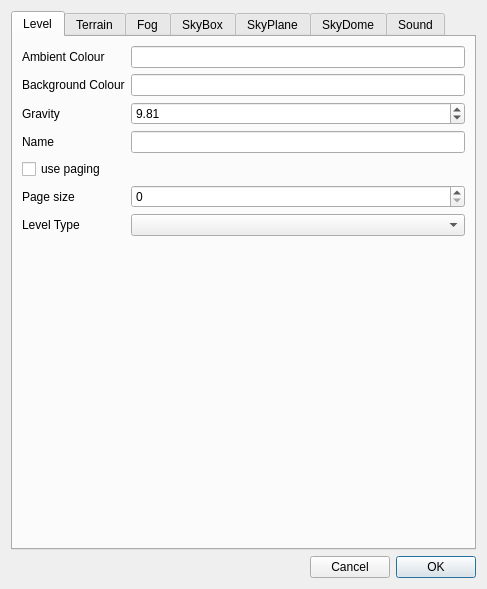
<?xml version="1.0" encoding="UTF-8"?>
<ui version="4.0">
 <class>LevelSettings</class>
 <widget class="QDialog" name="LevelSettings">
  <property name="geometry">
   <rect>
    <x>0</x>
    <y>0</y>
    <width>486</width>
    <height>530</height>
   </rect>
  </property>
  <property name="windowTitle">
   <string>Dialog</string>
  </property>
  <layout class="QVBoxLayout" name="verticalLayout_3">
   <item>
    <widget class="QTabWidget" name="tabWidget">
     <property name="enabled">
      <bool>true</bool>
     </property>
     <property name="currentIndex">
      <number>0</number>
     </property>
     <widget class="QWidget" name="tab">
      <attribute name="title">
       <string>Level</string>
      </attribute>
      <layout class="QFormLayout" name="formLayout">
       <property name="fieldGrowthPolicy">
        <enum>QFormLayout::AllNonFixedFieldsGrow</enum>
       </property>
       <item row="0" column="0">
        <widget class="QLabel" name="label">
         <property name="text">
          <string>Ambient Colour</string>
         </property>
        </widget>
       </item>
       <item row="0" column="1">
        <widget class="QLineEdit" name="lineEdit"/>
       </item>
       <item row="1" column="0">
        <widget class="QLabel" name="label_2">
         <property name="text">
          <string>Background Colour</string>
         </property>
        </widget>
       </item>
       <item row="1" column="1">
        <widget class="QLineEdit" name="lineEdit_2"/>
       </item>
       <item row="2" column="0">
        <widget class="QLabel" name="label_3">
         <property name="text">
          <string>Gravity</string>
         </property>
        </widget>
       </item>
       <item row="3" column="0">
        <widget class="QLabel" name="label_4">
         <property name="text">
          <string>Name</string>
         </property>
        </widget>
       </item>
       <item row="3" column="1">
        <widget class="QLineEdit" name="lineEdit_4"/>
       </item>
       <item row="4" column="0">
        <widget class="QCheckBox" name="checkBox">
         <property name="text">
          <string>use paging</string>
         </property>
        </widget>
       </item>
       <item row="5" column="0">
        <widget class="QLabel" name="label_5">
         <property name="text">
          <string>Page size</string>
         </property>
        </widget>
       </item>
       <item row="6" column="0">
        <widget class="QLabel" name="label_6">
         <property name="text">
          <string>Level Type</string>
         </property>
        </widget>
       </item>
       <item row="6" column="1">
        <widget class="QComboBox" name="comboBox"/>
       </item>
       <item row="2" column="1">
        <widget class="QDoubleSpinBox" name="doubleSpinBox">
         <property name="value">
          <double>9.810000000000000</double>
         </property>
        </widget>
       </item>
       <item row="5" column="1">
        <widget class="QSpinBox" name="spinBox"/>
       </item>
      </layout>
     </widget>
     <widget class="QWidget" name="Seite">
      <attribute name="title">
       <string>Terrain</string>
      </attribute>
      <layout class="QVBoxLayout" name="verticalLayout">
       <item>
        <widget class="QCheckBox" name="checkBox_2">
         <property name="text">
          <string>Use Terrain</string>
         </property>
         <property name="checked">
          <bool>true</bool>
         </property>
        </widget>
       </item>
       <item>
        <layout class="QHBoxLayout" name="horizontalLayout_2">
         <item>
          <widget class="QLabel" name="label_7">
           <property name="text">
            <string>TextLabel</string>
           </property>
          </widget>
         </item>
         <item>
          <widget class="QComboBox" name="comboBox_2">
           <item>
            <property name="text">
             <string>64x64</string>
            </property>
           </item>
           <item>
            <property name="text">
             <string>128x128</string>
            </property>
           </item>
           <item>
            <property name="text">
             <string>256x256</string>
            </property>
           </item>
           <item>
            <property name="text">
             <string>512x512</string>
            </property>
           </item>
           <item>
            <property name="text">
             <string>1024x1024</string>
            </property>
           </item>
          </widget>
         </item>
         <item>
          <spacer name="horizontalSpacer">
           <property name="orientation">
            <enum>Qt::Horizontal</enum>
           </property>
           <property name="sizeHint" stdset="0">
            <size>
             <width>40</width>
             <height>20</height>
            </size>
           </property>
          </spacer>
         </item>
        </layout>
       </item>
       <item>
        <widget class="QGroupBox" name="groupBox">
         <property name="title">
          <string>Advanced Resolutions</string>
         </property>
         <layout class="QGridLayout" name="gridLayout_2">
          <item row="0" column="0">
           <widget class="QLabel" name="label_9">
            <property name="text">
             <string>Heightmap:</string>
            </property>
           </widget>
          </item>
          <item row="1" column="0">
           <widget class="QLabel" name="label_12">
            <property name="text">
             <string>Covmap:</string>
            </property>
           </widget>
          </item>
          <item row="2" column="0">
           <widget class="QLabel" name="label_13">
            <property name="text">
             <string>Lightmap:</string>
            </property>
           </widget>
          </item>
          <item row="0" column="1">
           <widget class="QLabel" name="label_10">
            <property name="text">
             <string>X:</string>
            </property>
           </widget>
          </item>
          <item row="1" column="1">
           <widget class="QLabel" name="label_14">
            <property name="text">
             <string>X:</string>
            </property>
           </widget>
          </item>
          <item row="2" column="1">
           <widget class="QLabel" name="label_15">
            <property name="text">
             <string>X:</string>
            </property>
           </widget>
          </item>
          <item row="0" column="2">
           <widget class="QLineEdit" name="lineEdit_3"/>
          </item>
          <item row="1" column="2">
           <widget class="QLineEdit" name="lineEdit_6"/>
          </item>
          <item row="2" column="2">
           <widget class="QLineEdit" name="lineEdit_7"/>
          </item>
          <item row="0" column="3">
           <widget class="QLabel" name="label_11">
            <property name="text">
             <string>Z:</string>
            </property>
           </widget>
          </item>
          <item row="1" column="3">
           <widget class="QLabel" name="label_17">
            <property name="text">
             <string>Z:</string>
            </property>
           </widget>
          </item>
          <item row="2" column="3">
           <widget class="QLabel" name="label_16">
            <property name="text">
             <string>Z:</string>
            </property>
           </widget>
          </item>
          <item row="0" column="4">
           <widget class="QLineEdit" name="lineEdit_5"/>
          </item>
          <item row="1" column="4">
           <widget class="QLineEdit" name="lineEdit_8"/>
          </item>
          <item row="2" column="4">
           <widget class="QLineEdit" name="lineEdit_9"/>
          </item>
         </layout>
        </widget>
       </item>
       <item>
        <widget class="QLabel" name="label_8">
         <property name="text">
          <string>&lt;!DOCTYPE HTML PUBLIC &quot;-//W3C//DTD HTML 4.0//EN&quot; &quot;http://www.w3.org/TR/REC-html40/strict.dtd&quot;&gt;
&lt;html&gt;&lt;head&gt;&lt;meta name=&quot;qrichtext&quot; content=&quot;1&quot; /&gt;&lt;style type=&quot;text/css&quot;&gt;
p, li { white-space: pre-wrap; }
&lt;/style&gt;&lt;/head&gt;&lt;body style=&quot; font-family:'MS Shell Dlg 2'; font-size:8.25pt; font-weight:400; font-style:normal;&quot;&gt;
&lt;p style=&quot; margin-top:0px; margin-bottom:0px; margin-left:0px; margin-right:0px; -qt-block-indent:0; text-indent:0px;&quot;&gt;&lt;span style=&quot; font-size:8pt;&quot;&gt;Warning:&lt;/span&gt;&lt;/p&gt;
&lt;p style=&quot; margin-top:0px; margin-bottom:0px; margin-left:0px; margin-right:0px; -qt-block-indent:0; text-indent:0px;&quot;&gt;&lt;span style=&quot; font-size:8pt;&quot;&gt;Any changes here will reset the existing terrain!&lt;/span&gt;&lt;/p&gt;&lt;/body&gt;&lt;/html&gt;</string>
         </property>
         <property name="wordWrap">
          <bool>true</bool>
         </property>
        </widget>
       </item>
      </layout>
     </widget>
     <widget class="QWidget" name="tab_2">
      <attribute name="title">
       <string>Fog</string>
      </attribute>
      <layout class="QFormLayout" name="formLayout_2">
       <item row="0" column="0">
        <widget class="QLabel" name="label_18">
         <property name="text">
          <string>Fog Type</string>
         </property>
        </widget>
       </item>
       <item row="0" column="1">
        <layout class="QHBoxLayout" name="horizontalLayout_3">
         <item>
          <widget class="QComboBox" name="comboBox_3">
           <item>
            <property name="text">
             <string>None</string>
            </property>
           </item>
           <item>
            <property name="text">
             <string>Linear</string>
            </property>
           </item>
           <item>
            <property name="text">
             <string>Ext1</string>
            </property>
           </item>
           <item>
            <property name="text">
             <string>Ext2</string>
            </property>
           </item>
          </widget>
         </item>
         <item>
          <spacer name="horizontalSpacer_2">
           <property name="orientation">
            <enum>Qt::Horizontal</enum>
           </property>
           <property name="sizeHint" stdset="0">
            <size>
             <width>40</width>
             <height>20</height>
            </size>
           </property>
          </spacer>
         </item>
        </layout>
       </item>
       <item row="1" column="0">
        <widget class="QLabel" name="label_19">
         <property name="text">
          <string>Color</string>
         </property>
        </widget>
       </item>
       <item row="2" column="0">
        <widget class="QLabel" name="label_20">
         <property name="text">
          <string>Density</string>
         </property>
        </widget>
       </item>
       <item row="3" column="0">
        <widget class="QLabel" name="label_21">
         <property name="text">
          <string>Linear Start</string>
         </property>
        </widget>
       </item>
       <item row="4" column="0">
        <widget class="QLabel" name="label_22">
         <property name="text">
          <string>Linear End</string>
         </property>
        </widget>
       </item>
       <item row="1" column="1">
        <widget class="QLineEdit" name="lineEdit_10"/>
       </item>
       <item row="2" column="1">
        <widget class="QSpinBox" name="spinBox_2"/>
       </item>
       <item row="3" column="1">
        <widget class="QSpinBox" name="spinBox_3"/>
       </item>
       <item row="4" column="1">
        <widget class="QSpinBox" name="spinBox_4"/>
       </item>
      </layout>
     </widget>
     <widget class="QWidget" name="Seite_2">
      <attribute name="title">
       <string>SkyBox</string>
      </attribute>
      <layout class="QGridLayout" name="gridLayout_3">
       <item row="0" column="0">
        <widget class="QCheckBox" name="checkBox_3">
         <property name="text">
          <string>Use Skybox</string>
         </property>
        </widget>
       </item>
       <item row="2" column="0">
        <widget class="QGroupBox" name="groupBox_6">
         <property name="enabled">
          <bool>false</bool>
         </property>
         <property name="title">
          <string>Skybox Settings</string>
         </property>
         <layout class="QGridLayout" name="gridLayout_5">
          <item row="0" column="0">
           <widget class="QLabel" name="label_23">
            <property name="text">
             <string>Material:</string>
            </property>
           </widget>
          </item>
          <item row="0" column="1">
           <widget class="QLineEdit" name="lineEdit_11"/>
          </item>
          <item row="0" column="2">
           <widget class="QToolButton" name="toolButton">
            <property name="text">
             <string>...</string>
            </property>
           </widget>
          </item>
          <item row="1" column="0">
           <widget class="QLabel" name="label_24">
            <property name="text">
             <string>Distance:</string>
            </property>
           </widget>
          </item>
          <item row="1" column="1">
           <widget class="QSpinBox" name="spinBox_5"/>
          </item>
         </layout>
        </widget>
       </item>
       <item row="4" column="0">
        <spacer name="verticalSpacer">
         <property name="orientation">
          <enum>Qt::Vertical</enum>
         </property>
         <property name="sizeHint" stdset="0">
          <size>
           <width>20</width>
           <height>40</height>
          </size>
         </property>
        </spacer>
       </item>
      </layout>
     </widget>
     <widget class="QWidget" name="Seite_3">
      <attribute name="title">
       <string>SkyPlane</string>
      </attribute>
      <layout class="QGridLayout" name="gridLayout">
       <item row="0" column="0">
        <widget class="QCheckBox" name="checkBox_4">
         <property name="text">
          <string>Use Skyplane</string>
         </property>
        </widget>
       </item>
       <item row="9" column="0">
        <spacer name="verticalSpacer_2">
         <property name="orientation">
          <enum>Qt::Vertical</enum>
         </property>
         <property name="sizeHint" stdset="0">
          <size>
           <width>20</width>
           <height>40</height>
          </size>
         </property>
        </spacer>
       </item>
       <item row="8" column="0" colspan="2">
        <widget class="QGroupBox" name="groupBox_7">
         <property name="enabled">
          <bool>false</bool>
         </property>
         <property name="title">
          <string>Skyplane Settings</string>
         </property>
         <layout class="QGridLayout" name="gridLayout_6">
          <item row="0" column="0">
           <widget class="QLabel" name="label_25">
            <property name="text">
             <string>Material:</string>
            </property>
           </widget>
          </item>
          <item row="0" column="1">
           <widget class="QLineEdit" name="lineEdit_12"/>
          </item>
          <item row="0" column="2">
           <widget class="QToolButton" name="toolButton_2">
            <property name="text">
             <string>...</string>
            </property>
           </widget>
          </item>
          <item row="1" column="0">
           <widget class="QLabel" name="label_27">
            <property name="text">
             <string>Scale</string>
            </property>
           </widget>
          </item>
          <item row="1" column="1">
           <widget class="QSpinBox" name="spinBox_11"/>
          </item>
          <item row="2" column="0">
           <widget class="QLabel" name="label_28">
            <property name="text">
             <string>Tiling</string>
            </property>
           </widget>
          </item>
          <item row="2" column="1">
           <widget class="QSpinBox" name="spinBox_10"/>
          </item>
          <item row="3" column="0">
           <widget class="QLabel" name="label_29">
            <property name="text">
             <string>xSeg</string>
            </property>
           </widget>
          </item>
          <item row="3" column="1">
           <widget class="QSpinBox" name="spinBox_9"/>
          </item>
          <item row="4" column="0">
           <widget class="QLabel" name="label_30">
            <property name="text">
             <string>ySeg</string>
            </property>
           </widget>
          </item>
          <item row="4" column="1">
           <widget class="QSpinBox" name="spinBox_8"/>
          </item>
          <item row="5" column="0">
           <widget class="QLabel" name="label_31">
            <property name="text">
             <string>Bow</string>
            </property>
           </widget>
          </item>
          <item row="5" column="1">
           <widget class="QSpinBox" name="spinBox_7"/>
          </item>
          <item row="6" column="0">
           <widget class="QLabel" name="label_26">
            <property name="text">
             <string>Distance:</string>
            </property>
           </widget>
          </item>
          <item row="6" column="1">
           <widget class="QSpinBox" name="spinBox_6"/>
          </item>
         </layout>
        </widget>
       </item>
      </layout>
     </widget>
     <widget class="QWidget" name="Seite_4">
      <attribute name="title">
       <string>SkyDome</string>
      </attribute>
      <layout class="QGridLayout" name="gridLayout_4">
       <item row="0" column="0">
        <widget class="QCheckBox" name="checkBox_5">
         <property name="text">
          <string>Use Skydome</string>
         </property>
        </widget>
       </item>
       <item row="8" column="0">
        <spacer name="verticalSpacer_3">
         <property name="orientation">
          <enum>Qt::Vertical</enum>
         </property>
         <property name="sizeHint" stdset="0">
          <size>
           <width>443</width>
           <height>216</height>
          </size>
         </property>
        </spacer>
       </item>
       <item row="7" column="0">
        <widget class="QGroupBox" name="groupBox_8">
         <property name="enabled">
          <bool>false</bool>
         </property>
         <property name="title">
          <string>Skydome Settings</string>
         </property>
         <layout class="QGridLayout" name="gridLayout_7">
          <item row="0" column="0">
           <widget class="QLabel" name="label_38">
            <property name="text">
             <string>Material:</string>
            </property>
           </widget>
          </item>
          <item row="0" column="1">
           <widget class="QLineEdit" name="lineEdit_13"/>
          </item>
          <item row="0" column="2">
           <widget class="QToolButton" name="toolButton_3">
            <property name="text">
             <string>...</string>
            </property>
           </widget>
          </item>
          <item row="1" column="0">
           <widget class="QLabel" name="label_32">
            <property name="text">
             <string>Curvature</string>
            </property>
           </widget>
          </item>
          <item row="1" column="1">
           <widget class="QSpinBox" name="spinBox_16"/>
          </item>
          <item row="2" column="0">
           <widget class="QLabel" name="label_33">
            <property name="text">
             <string>Tiling</string>
            </property>
           </widget>
          </item>
          <item row="2" column="1">
           <widget class="QSpinBox" name="spinBox_14"/>
          </item>
          <item row="3" column="0">
           <widget class="QLabel" name="label_36">
            <property name="text">
             <string>xSeg</string>
            </property>
           </widget>
          </item>
          <item row="4" column="0">
           <widget class="QLabel" name="label_35">
            <property name="text">
             <string>ySeg</string>
            </property>
           </widget>
          </item>
          <item row="5" column="0">
           <widget class="QLabel" name="label_34">
            <property name="text">
             <string>Distance:</string>
            </property>
           </widget>
          </item>
          <item row="3" column="1">
           <widget class="QSpinBox" name="spinBox_17"/>
          </item>
          <item row="4" column="1">
           <widget class="QSpinBox" name="spinBox_15"/>
          </item>
          <item row="5" column="1">
           <widget class="QSpinBox" name="spinBox_12"/>
          </item>
         </layout>
        </widget>
       </item>
      </layout>
     </widget>
     <widget class="QWidget" name="Seite_5">
      <attribute name="title">
       <string>Sound</string>
      </attribute>
      <layout class="QVBoxLayout" name="verticalLayout_7">
       <item>
        <widget class="QGroupBox" name="groupBox_2">
         <property name="title">
          <string>Music Explore</string>
         </property>
         <layout class="QVBoxLayout" name="verticalLayout_2">
          <item>
           <widget class="QPlainTextEdit" name="plainTextEdit"/>
          </item>
         </layout>
        </widget>
       </item>
       <item>
        <widget class="QGroupBox" name="groupBox_3">
         <property name="title">
          <string>Music Battle</string>
         </property>
         <layout class="QVBoxLayout" name="verticalLayout_4">
          <item>
           <widget class="QPlainTextEdit" name="plainTextEdit_2"/>
          </item>
         </layout>
        </widget>
       </item>
       <item>
        <widget class="QGroupBox" name="groupBox_4">
         <property name="title">
          <string>Loop Ambient</string>
         </property>
         <layout class="QVBoxLayout" name="verticalLayout_5">
          <item>
           <widget class="QPlainTextEdit" name="plainTextEdit_3"/>
          </item>
         </layout>
        </widget>
       </item>
       <item>
        <widget class="QGroupBox" name="groupBox_5">
         <property name="title">
          <string>Random Ambient</string>
         </property>
         <layout class="QVBoxLayout" name="verticalLayout_6">
          <item>
           <widget class="QPlainTextEdit" name="plainTextEdit_4"/>
          </item>
          <item>
           <layout class="QHBoxLayout" name="horizontalLayout_4">
            <item>
             <widget class="QLabel" name="label_37">
              <property name="text">
               <string>Min</string>
              </property>
             </widget>
            </item>
            <item>
             <widget class="QDoubleSpinBox" name="doubleSpinBox_2"/>
            </item>
            <item>
             <widget class="QLabel" name="label_42">
              <property name="text">
               <string>Max</string>
              </property>
             </widget>
            </item>
            <item>
             <widget class="QDoubleSpinBox" name="doubleSpinBox_3"/>
            </item>
            <item>
             <spacer name="horizontalSpacer_4">
              <property name="orientation">
               <enum>Qt::Horizontal</enum>
              </property>
              <property name="sizeHint" stdset="0">
               <size>
                <width>40</width>
                <height>20</height>
               </size>
              </property>
             </spacer>
            </item>
           </layout>
          </item>
         </layout>
        </widget>
       </item>
      </layout>
     </widget>
    </widget>
   </item>
   <item>
    <layout class="QHBoxLayout" name="horizontalLayout">
     <item>
      <spacer name="horizontalSpacer_3">
       <property name="orientation">
        <enum>Qt::Horizontal</enum>
       </property>
       <property name="sizeHint" stdset="0">
        <size>
         <width>40</width>
         <height>20</height>
        </size>
       </property>
      </spacer>
     </item>
     <item>
      <widget class="QPushButton" name="pushButton_2">
       <property name="text">
        <string>Cancel</string>
       </property>
      </widget>
     </item>
     <item>
      <widget class="QPushButton" name="pushButton">
       <property name="text">
        <string>OK</string>
       </property>
       <property name="default">
        <bool>true</bool>
       </property>
      </widget>
     </item>
    </layout>
   </item>
  </layout>
 </widget>
 <resources/>
 <connections>
  <connection>
   <sender>checkBox_2</sender>
   <signal>toggled(bool)</signal>
   <receiver>comboBox_2</receiver>
   <slot>setEnabled(bool)</slot>
   <hints>
    <hint type="sourcelabel">
     <x>67</x>
     <y>49</y>
    </hint>
    <hint type="destinationlabel">
     <x>105</x>
     <y>131</y>
    </hint>
   </hints>
  </connection>
  <connection>
   <sender>checkBox_2</sender>
   <signal>toggled(bool)</signal>
   <receiver>groupBox</receiver>
   <slot>setEnabled(bool)</slot>
   <hints>
    <hint type="sourcelabel">
     <x>166</x>
     <y>50</y>
    </hint>
    <hint type="destinationlabel">
     <x>232</x>
     <y>216</y>
    </hint>
   </hints>
  </connection>
  <connection>
   <sender>pushButton_2</sender>
   <signal>clicked()</signal>
   <receiver>LevelSettings</receiver>
   <slot>close()</slot>
   <hints>
    <hint type="sourcelabel">
     <x>369</x>
     <y>504</y>
    </hint>
    <hint type="destinationlabel">
     <x>253</x>
     <y>494</y>
    </hint>
   </hints>
  </connection>
  <connection>
   <sender>checkBox_3</sender>
   <signal>toggled(bool)</signal>
   <receiver>groupBox_6</receiver>
   <slot>setEnabled(bool)</slot>
   <hints>
    <hint type="sourcelabel">
     <x>67</x>
     <y>51</y>
    </hint>
    <hint type="destinationlabel">
     <x>66</x>
     <y>77</y>
    </hint>
   </hints>
  </connection>
  <connection>
   <sender>checkBox_4</sender>
   <signal>toggled(bool)</signal>
   <receiver>groupBox_7</receiver>
   <slot>setEnabled(bool)</slot>
   <hints>
    <hint type="sourcelabel">
     <x>72</x>
     <y>58</y>
    </hint>
    <hint type="destinationlabel">
     <x>72</x>
     <y>70</y>
    </hint>
   </hints>
  </connection>
  <connection>
   <sender>checkBox_5</sender>
   <signal>toggled(bool)</signal>
   <receiver>groupBox_8</receiver>
   <slot>setEnabled(bool)</slot>
   <hints>
    <hint type="sourcelabel">
     <x>64</x>
     <y>52</y>
    </hint>
    <hint type="destinationlabel">
     <x>62</x>
     <y>88</y>
    </hint>
   </hints>
  </connection>
 </connections>
</ui>
